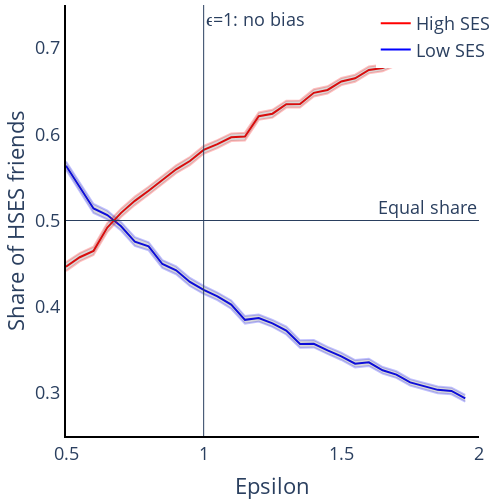

The notebook cell saved with this chart:
### Markdown cell above
### Share of H friends: redo this and the rho and only vary rho or epsilon (with more values)

### Code cell
fig1 = plotly_lines.plot_MTO_sim_results(plotly_lines(), data=df_eps_rho, x_var='epsilon', y_var='Network_H_Share_H', x_range=[1,2], y_range=[0,2], x_title='epsilon', y_title='Exposure', with_predicted=False, colors=['rgba(255,0,0,1)'])
fig2 = plotly_lines.plot_MTO_sim_results(plotly_lines(), data=df_eps_rho, x_var='epsilon', y_var='Network_H_Share_L', x_range=[1,2], y_range=[0,2], x_title='epsilon', y_title='Exposure', with_predicted=False, colors=['rgba(0,0,255,1)'])

fig1['data'][0]['name'] = 'High SES'
fig2['data'][0]['name'] = 'Low SES'

fig = go.Figure(data = fig2.data + fig1.data)

fig.update_layout(
    title = None, 
    font=dict(size = 18),
    xaxis_title = 'Epsilon', 
    yaxis_title = 'Share of HSES friends',
    width = 500, height = 500,
    showlegend = True, 
    legend=dict(x=0.75,y=1),
    legend_title_text = '',
    xaxis_range = [0.5,2],
    yaxis_range = [0.25,0.75],
    margin=dict(b=5,l=5,r=5,t=5),
    xaxis = dict(showgrid = False, showline = True, linecolor = 'rgb(0,0,0)', linewidth = 2), 
    yaxis = dict(showgrid = False, showline = True, linecolor = 'rgb(0,0,0)', linewidth = 2),
    plot_bgcolor='rgba(0,0,0,0)')


fig.add_hline(y=0.5, line_width=1, annotation_text = 'Equal share')
fig.add_vline(x=1, line_width=1, annotation_text = 'ϵ=1: no bias')

### Figure 1 — Plotly figure (JSON) as saved in the notebook; plotly's stock layout.template omitted (floating-point values rounded to 4 significant figures)
{"data": [{"line": {"color": "rgba(0,0,255,1)", "width": 2}, "mode": "lines", "name": "Low SES", "showlegend": true, "type": "scatter", "x": [0.5, 0.55, 0.6, 0.65, 0.7, 0.75, 0.8, 0.85, 0.9, 0.95, 1.0, 1.05, 1.1, 1.15, 1.2, 1.25, 1.3, 1.35, 1.4, 1.45, 1.5, 1.55, 1.6, 1.65, 1.7, 1.75, 1.8, 1.85, 1.9, 1.95], "y": [0.5636, 0.5384, 0.514, 0.5063, 0.4932, 0.4755, 0.4701, 0.4495, 0.4422, 0.4287, 0.4194, 0.4121, 0.4025, 0.3848, 0.3868, 0.3806, 0.3723, 0.3566, 0.357, 0.3493, 0.3424, 0.3338, 0.3355, 0.3262, 0.3212, 0.3122, 0.3076, 0.3035, 0.3022, 0.2937]}, {"line": {"color": "rgba(0,0,255,0.25)", "width": 2}, "mode": "lines", "showlegend": false, "type": "scatter", "x": [0.5, 0.55, 0.6, 0.65, 0.7, 0.75, 0.8, 0.85, 0.9, 0.95, 1.0, 1.05, 1.1, 1.15, 1.2, 1.25, 1.3, 1.35, 1.4, 1.45, 1.5, 1.55, 1.6, 1.65, 1.7, 1.75, 1.8, 1.85, 1.9, 1.95], "y": [0.5683, 0.5437, 0.5192, 0.5114, 0.4981, 0.4806, 0.4748, 0.4541, 0.4467, 0.4333, 0.424, 0.4164, 0.4073, 0.3892, 0.3909, 0.3846, 0.3769, 0.3609, 0.3613, 0.3534, 0.3467, 0.338, 0.3397, 0.33, 0.3251, 0.316, 0.3116, 0.3074, 0.306, 0.2976]}, {"fill": "tonexty", "fillcolor": "rgba(68, 68, 68, 0.2)", "line": {"color": "rgba(0,0,255,0.25)", "width": 2}, "mode": "lines", "showlegend": false, "type": "scatter", "x": [0.5, 0.55, 0.6, 0.65, 0.7, 0.75, 0.8, 0.85, 0.9, 0.95, 1.0, 1.05, 1.1, 1.15, 1.2, 1.25, 1.3, 1.35, 1.4, 1.45, 1.5, 1.55, 1.6, 1.65, 1.7, 1.75, 1.8, 1.85, 1.9, 1.95], "y": [0.5589, 0.5332, 0.5087, 0.5013, 0.4883, 0.4704, 0.4654, 0.445, 0.4377, 0.424, 0.4148, 0.4077, 0.3977, 0.3804, 0.3827, 0.3765, 0.3678, 0.3523, 0.3528, 0.3452, 0.3382, 0.3296, 0.3313, 0.3224, 0.3174, 0.3084, 0.3037, 0.2997, 0.2984, 0.2898]}, {"line": {"color": "rgba(255,0,0,1)", "width": 2}, "mode": "lines", "name": "High SES", "showlegend": true, "type": "scatter", "x": [0.5, 0.55, 0.6, 0.65, 0.7, 0.75, 0.8, 0.85, 0.9, 0.95, 1.0, 1.05, 1.1, 1.15, 1.2, 1.25, 1.3, 1.35, 1.4, 1.45, 1.5, 1.55, 1.6, 1.65, 1.7, 1.75, 1.8, 1.85, 1.9, 1.95], "y": [0.4464, 0.4574, 0.4648, 0.4918, 0.5089, 0.5228, 0.5345, 0.5466, 0.5594, 0.569, 0.5819, 0.5887, 0.5966, 0.5974, 0.621, 0.6239, 0.6349, 0.6352, 0.6481, 0.6515, 0.6612, 0.665, 0.6747, 0.6768, 0.6838, 0.6881, 0.6935, 0.6967, 0.7051, 0.7073]}, {"line": {"color": "rgba(255,0,0,0.25)", "width": 2}, "mode": "lines", "showlegend": false, "type": "scatter", "x": [0.5, 0.55, 0.6, 0.65, 0.7, 0.75, 0.8, 0.85, 0.9, 0.95, 1.0, 1.05, 1.1, 1.15, 1.2, 1.25, 1.3, 1.35, 1.4, 1.45, 1.5, 1.55, 1.6, 1.65, 1.7, 1.75, 1.8, 1.85, 1.9, 1.95], "y": [0.4515, 0.4622, 0.4696, 0.497, 0.5138, 0.5277, 0.5392, 0.5511, 0.564, 0.5737, 0.5864, 0.5933, 0.601, 0.6019, 0.6253, 0.6285, 0.6389, 0.6393, 0.6523, 0.6557, 0.6654, 0.6692, 0.6787, 0.6806, 0.6876, 0.6922, 0.6973, 0.7006, 0.7091, 0.7111]}, {"fill": "tonexty", "fillcolor": "rgba(68, 68, 68, 0.2)", "line": {"color": "rgba(255,0,0,0.25)", "width": 2}, "mode": "lines", "showlegend": false, "type": "scatter", "x": [0.5, 0.55, 0.6, 0.65, 0.7, 0.75, 0.8, 0.85, 0.9, 0.95, 1.0, 1.05, 1.1, 1.15, 1.2, 1.25, 1.3, 1.35, 1.4, 1.45, 1.5, 1.55, 1.6, 1.65, 1.7, 1.75, 1.8, 1.85, 1.9, 1.95], "y": [0.4413, 0.4526, 0.46, 0.4867, 0.504, 0.5179, 0.5299, 0.5421, 0.5549, 0.5643, 0.5774, 0.584, 0.5922, 0.5929, 0.6168, 0.6193, 0.631, 0.631, 0.6439, 0.6472, 0.6571, 0.6609, 0.6707, 0.673, 0.6801, 0.684, 0.6897, 0.6927, 0.7012, 0.7035]}], "layout": {"annotations": [{"showarrow": false, "text": "Equal share", "x": 1, "xanchor": "right", "xref": "x domain", "y": 0.5, "yanchor": "bottom", "yref": "y"}, {"showarrow": false, "text": "ϵ=1: no bias", "x": 1, "xanchor": "left", "xref": "x", "y": 1, "yanchor": "top", "yref": "y domain"}], "font": {"size": 18}, "height": 500, "legend": {"title": {"text": ""}, "x": 0.75, "y": 1}, "margin": {"b": 5, "l": 5, "r": 5, "t": 5}, "plot_bgcolor": "rgba(0,0,0,0)", "shapes": [{"line": {"width": 1}, "type": "line", "x0": 0, "x1": 1, "xref": "x domain", "y0": 0.5, "y1": 0.5, "yref": "y"}, {"line": {"width": 1}, "type": "line", "x0": 1, "x1": 1, "xref": "x", "y0": 0, "y1": 1, "yref": "y domain"}], "showlegend": true, "title": {}, "width": 500, "xaxis": {"linecolor": "rgb(0,0,0)", "linewidth": 2, "range": [0.5, 2], "showgrid": false, "showline": true, "title": {"text": "Epsilon"}}, "yaxis": {"linecolor": "rgb(0,0,0)", "linewidth": 2, "range": [0.25, 0.75], "showgrid": false, "showline": true, "title": {"text": "Share of HSES friends"}}}}
